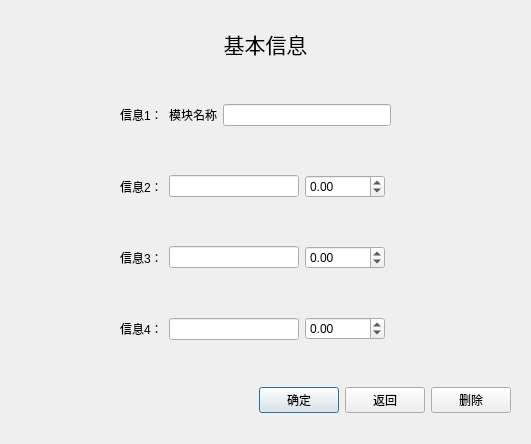
<?xml version="1.0" encoding="UTF-8"?>
<ui version="4.0">
 <class>plotinf</class>
 <widget class="QDialog" name="plotinf">
  <property name="geometry">
   <rect>
    <x>0</x>
    <y>0</y>
    <width>531</width>
    <height>444</height>
   </rect>
  </property>
  <property name="windowTitle">
   <string>Dialog</string>
  </property>
  <layout class="QVBoxLayout" name="verticalLayout">
   <item>
    <widget class="QWidget" name="widget" native="true">
     <layout class="QHBoxLayout" name="horizontalLayout">
      <item>
       <widget class="QLabel" name="label">
        <property name="font">
         <font>
          <pointsize>16</pointsize>
         </font>
        </property>
        <property name="text">
         <string>基本信息</string>
        </property>
        <property name="alignment">
         <set>Qt::AlignCenter</set>
        </property>
       </widget>
      </item>
     </layout>
    </widget>
   </item>
   <item>
    <widget class="QWidget" name="widget_2" native="true">
     <layout class="QHBoxLayout" name="horizontalLayout_2">
      <item>
       <spacer name="horizontalSpacer">
        <property name="orientation">
         <enum>Qt::Horizontal</enum>
        </property>
        <property name="sizeType">
         <enum>QSizePolicy::Fixed</enum>
        </property>
        <property name="sizeHint" stdset="0">
         <size>
          <width>100</width>
          <height>20</height>
         </size>
        </property>
       </spacer>
      </item>
      <item>
       <widget class="QLabel" name="label_2">
        <property name="text">
         <string>信息1：</string>
        </property>
       </widget>
      </item>
      <item>
       <widget class="QLabel" name="label_3">
        <property name="text">
         <string>模块名称</string>
        </property>
       </widget>
      </item>
      <item>
       <widget class="QLineEdit" name="m_inf_1_1"/>
      </item>
      <item>
       <spacer name="horizontalSpacer_2">
        <property name="orientation">
         <enum>Qt::Horizontal</enum>
        </property>
        <property name="sizeType">
         <enum>QSizePolicy::Fixed</enum>
        </property>
        <property name="sizeHint" stdset="0">
         <size>
          <width>120</width>
          <height>20</height>
         </size>
        </property>
       </spacer>
      </item>
     </layout>
    </widget>
   </item>
   <item>
    <widget class="QWidget" name="widget_3" native="true">
     <layout class="QHBoxLayout" name="horizontalLayout_3">
      <item>
       <spacer name="horizontalSpacer_3">
        <property name="orientation">
         <enum>Qt::Horizontal</enum>
        </property>
        <property name="sizeType">
         <enum>QSizePolicy::Fixed</enum>
        </property>
        <property name="sizeHint" stdset="0">
         <size>
          <width>100</width>
          <height>20</height>
         </size>
        </property>
       </spacer>
      </item>
      <item>
       <widget class="QLabel" name="label_4">
        <property name="text">
         <string>信息2：</string>
        </property>
       </widget>
      </item>
      <item>
       <widget class="QLineEdit" name="m_inf_2_1">
        <property name="sizePolicy">
         <sizepolicy hsizetype="Fixed" vsizetype="Fixed">
          <horstretch>0</horstretch>
          <verstretch>0</verstretch>
         </sizepolicy>
        </property>
        <property name="minimumSize">
         <size>
          <width>130</width>
          <height>0</height>
         </size>
        </property>
        <property name="maximumSize">
         <size>
          <width>100</width>
          <height>16777215</height>
         </size>
        </property>
       </widget>
      </item>
      <item>
       <widget class="QDoubleSpinBox" name="m_inf_2_2">
        <property name="minimumSize">
         <size>
          <width>80</width>
          <height>0</height>
         </size>
        </property>
        <property name="maximumSize">
         <size>
          <width>80</width>
          <height>16777215</height>
         </size>
        </property>
        <property name="minimum">
         <double>-99.989999999999995</double>
        </property>
       </widget>
      </item>
      <item>
       <spacer name="horizontalSpacer_4">
        <property name="orientation">
         <enum>Qt::Horizontal</enum>
        </property>
        <property name="sizeHint" stdset="0">
         <size>
          <width>40</width>
          <height>20</height>
         </size>
        </property>
       </spacer>
      </item>
     </layout>
    </widget>
   </item>
   <item>
    <widget class="QWidget" name="widget_4" native="true">
     <layout class="QHBoxLayout" name="horizontalLayout_4">
      <item>
       <spacer name="horizontalSpacer_5">
        <property name="orientation">
         <enum>Qt::Horizontal</enum>
        </property>
        <property name="sizeType">
         <enum>QSizePolicy::Fixed</enum>
        </property>
        <property name="sizeHint" stdset="0">
         <size>
          <width>100</width>
          <height>20</height>
         </size>
        </property>
       </spacer>
      </item>
      <item>
       <widget class="QLabel" name="label_5">
        <property name="text">
         <string>信息3：</string>
        </property>
       </widget>
      </item>
      <item>
       <widget class="QLineEdit" name="m_inf_3_1">
        <property name="sizePolicy">
         <sizepolicy hsizetype="Fixed" vsizetype="Fixed">
          <horstretch>0</horstretch>
          <verstretch>0</verstretch>
         </sizepolicy>
        </property>
        <property name="minimumSize">
         <size>
          <width>130</width>
          <height>0</height>
         </size>
        </property>
        <property name="maximumSize">
         <size>
          <width>100</width>
          <height>16777215</height>
         </size>
        </property>
       </widget>
      </item>
      <item>
       <widget class="QDoubleSpinBox" name="m_inf_3_2">
        <property name="minimumSize">
         <size>
          <width>80</width>
          <height>0</height>
         </size>
        </property>
        <property name="maximumSize">
         <size>
          <width>80</width>
          <height>16777215</height>
         </size>
        </property>
        <property name="minimum">
         <double>-99.989999999999995</double>
        </property>
       </widget>
      </item>
      <item>
       <spacer name="horizontalSpacer_6">
        <property name="orientation">
         <enum>Qt::Horizontal</enum>
        </property>
        <property name="sizeHint" stdset="0">
         <size>
          <width>40</width>
          <height>20</height>
         </size>
        </property>
       </spacer>
      </item>
     </layout>
    </widget>
   </item>
   <item>
    <widget class="QWidget" name="widget_5" native="true">
     <layout class="QHBoxLayout" name="horizontalLayout_5">
      <item>
       <spacer name="horizontalSpacer_7">
        <property name="orientation">
         <enum>Qt::Horizontal</enum>
        </property>
        <property name="sizeType">
         <enum>QSizePolicy::Fixed</enum>
        </property>
        <property name="sizeHint" stdset="0">
         <size>
          <width>100</width>
          <height>20</height>
         </size>
        </property>
       </spacer>
      </item>
      <item>
       <widget class="QLabel" name="label_6">
        <property name="text">
         <string>信息4：</string>
        </property>
       </widget>
      </item>
      <item>
       <widget class="QLineEdit" name="m_inf_4_1">
        <property name="sizePolicy">
         <sizepolicy hsizetype="Fixed" vsizetype="Fixed">
          <horstretch>0</horstretch>
          <verstretch>0</verstretch>
         </sizepolicy>
        </property>
        <property name="minimumSize">
         <size>
          <width>130</width>
          <height>0</height>
         </size>
        </property>
        <property name="maximumSize">
         <size>
          <width>100</width>
          <height>16777215</height>
         </size>
        </property>
       </widget>
      </item>
      <item>
       <widget class="QDoubleSpinBox" name="m_inf_4_2">
        <property name="minimumSize">
         <size>
          <width>80</width>
          <height>0</height>
         </size>
        </property>
        <property name="maximumSize">
         <size>
          <width>80</width>
          <height>16777215</height>
         </size>
        </property>
        <property name="minimum">
         <double>-99.989999999999995</double>
        </property>
       </widget>
      </item>
      <item>
       <spacer name="horizontalSpacer_8">
        <property name="orientation">
         <enum>Qt::Horizontal</enum>
        </property>
        <property name="sizeHint" stdset="0">
         <size>
          <width>40</width>
          <height>20</height>
         </size>
        </property>
       </spacer>
      </item>
     </layout>
    </widget>
   </item>
   <item>
    <widget class="QWidget" name="widget_6" native="true">
     <layout class="QHBoxLayout" name="horizontalLayout_6">
      <item>
       <spacer name="horizontalSpacer_9">
        <property name="orientation">
         <enum>Qt::Horizontal</enum>
        </property>
        <property name="sizeHint" stdset="0">
         <size>
          <width>200</width>
          <height>20</height>
         </size>
        </property>
       </spacer>
      </item>
      <item>
       <widget class="QPushButton" name="m_btn_sure">
        <property name="text">
         <string>确定</string>
        </property>
       </widget>
      </item>
      <item>
       <widget class="QPushButton" name="m_btn_return">
        <property name="text">
         <string>返回</string>
        </property>
       </widget>
      </item>
      <item>
       <widget class="QPushButton" name="m_btn_deletemodule">
        <property name="text">
         <string>删除</string>
        </property>
       </widget>
      </item>
     </layout>
    </widget>
   </item>
  </layout>
 </widget>
 <resources/>
 <connections/>
</ui>
